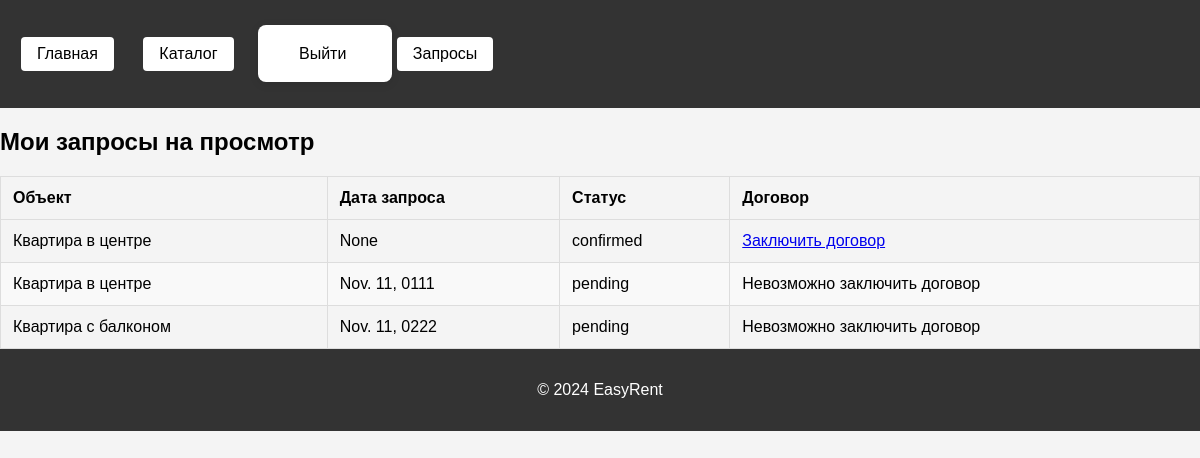
/my_requests/ (signed in), run on the app's committed database.
### core/models.py (models this page shows, shortened)
class ViewingRequest(models.Model):
    STATUS_CHOICES = [
        ('pending', 'Ожидает подтверждения'),
        ('confirmed', 'Подтверждено'),
    ]
    property = models.ForeignKey(Property, on_delete=models.CASCADE)
    user = models.ForeignKey(settings.AUTH_USER_MODEL, on_delete=models.CASCADE)
    request_date = models.DateTimeField(auto_now_add=True)
    status = models.CharField(max_length=10, choices=STATUS_CHOICES, default='pending')
    viewing_time = models.DateField() # Время, когда клиент хочет посмотреть объект

class Property(models.Model):
    PROPERTY_STATUS = [
        ('available', 'Свободно'),
        ('rented', 'Сдано'),
    ]
    title = models.CharField(max_length=100)
    description = models.TextField()
    area = models.DecimalField(max_digits=8, decimal_places=2)
    location = models.CharField(max_length=255)
    price = models.DecimalField(max_digits=10, decimal_places=2)
    status = models.CharField(max_length=10, choices=PROPERTY_STATUS, default='available')

### core/views.py (the view)
# urls.py: path('my_requests/', views.my_viewing_requests, name='my_viewing_requests'),
@login_required
def my_viewing_requests(request):
    requests = ViewingRequest.objects.filter(user=request.user)
    return render(request, 'core/my_viewing_requests.html', {'requests': requests})

### core/templates/core/my_viewing_requests.html
{% extends 'base.html' %}
{% block content %}
  <h2>Мои запросы на просмотр</h2>
  <table class="requests-table">
    <thead>
      <tr>
        <th>Объект</th>
        <th>Дата запроса</th>
        <th>Статус</th>
        <th>Договор</th>
      </tr>
    </thead>
    <tbody>
      {% for request in requests %}
        <tr>
          <td>{{ request.property.title }}</td>
          <td>{{ request.viewing_time }}</td>
          <td>{{ request.status }}</td>
          <td>
            {% if request.status == 'confirmed' %}
              <a href="{% url 'core:create_rental_agreement' request.id %}">Заключить договор</a>
            {% else %}
              Невозможно заключить договор
            {% endif %}
          </td>
        </tr>
      {% empty %}
        <tr>
          <td colspan="4">У вас нет запросов на просмотр.</td>
        </tr>
      {% endfor %}
    </tbody>
  </table>
{% endblock %}

### static/css/styles.css (style rules this page uses)
body { font-family: Arial, sans-serif; margin: 0; padding: 0; background-color: #f4f4f4; }
.requests-table { width: 100%; border-collapse: collapse; margin-top: 20px; }
.requests-table th, .requests-table td { padding: 12px; text-align: left; border: 1px solid #ddd; }
.requests-table th { background-color: #f4f4f4; font-weight: bold; }
.requests-table tr:nth-child(even) { background-color: #f9f9f9; }
.requests-table td { text-overflow: ellipsis; white-space: nowrap; overflow: hidden; }

### data on the page
ViewingRequest: property "Квартира в центре", viewing_time "None", status "confirmed", shows "Заключить договор"
ViewingRequest: property "Квартира в центре", viewing_time "Nov. 11, 0111", status "pending", shows "Невозможно заключить договор"
ViewingRequest: property "Квартира с балконом", viewing_time "Nov. 11, 0222", status "pending", shows "Невозможно заключить договор"
